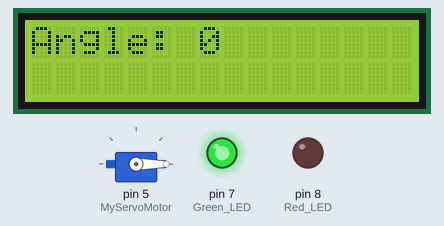
Bench run of a sketch on a simulated Arduino Uno, built with avr-gcc and run on an emulated ATmega328P. Parts: servo, 16×2 character LCD, output pins drawn as LEDs (lit = HIGH). What the sketch prints to the serial monitor is not drawn.

Above: at 0.08 s.
At 2.19 s:
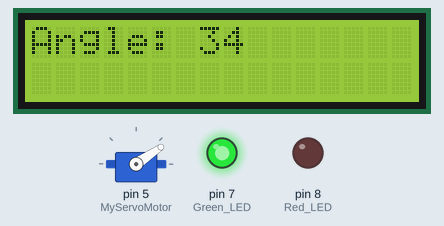
At 4.31 s:
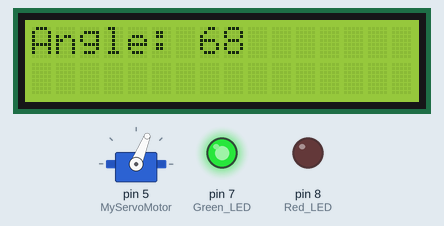
At 8.55 s:
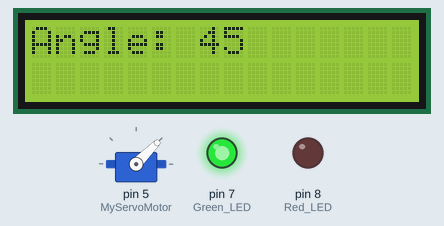
At 12.81 s:
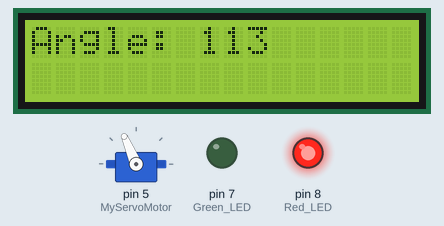
At 16.99 s:
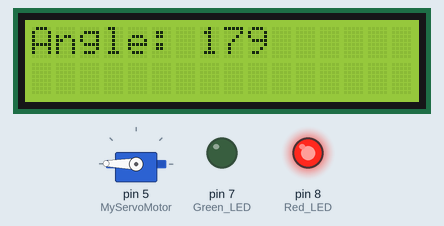
Timing chart, 0 to 40.0 s (numbered marks = the images above):
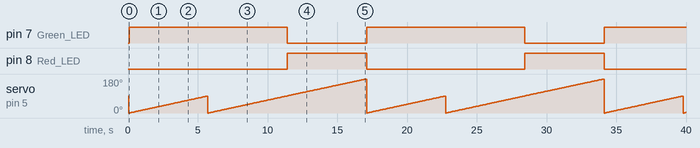

The sketch:

SERVO-MOTOR-LCD.ino
```cpp
#include <Servo.h>
#include <LiquidCrystal_I2C.h>

Servo MyServoMotor;
LiquidCrystal_I2C lcd(0x27, 16, 2); // Initialize the LCD with I2C address 0x27 and 16x2 characters

int a; // The degree where the arm is positioning

void setup() {
    Serial.begin(9600); // Initialize serial communication
    MyServoMotor.attach(5); // Attach the servo motor to pin 5
    pinMode(7, OUTPUT); // Green LED
    pinMode(8, OUTPUT); // Red LED
    lcd.init(); // Initialize the LCD
    lcd.backlight(); // Turn on the backlight
}

void loop() {
    movingServoMotor90Degree();
    movingServoMotor180Degree();
}

void movingServoMotor180Degree() {
    for (a = 0; a <= 180; a += 1) {
        MyServoMotor.write(a);
        Serial.println(a);

        // Update LCD with the current angle
        lcd.clear(); // Clear previous content
        lcd.setCursor(0, 0); // Set cursor to the first row
        lcd.print("Angle: ");
        lcd.print(a);

        if (a > 90) {
            digitalWrite(8, HIGH); // Turn on Red LED
            digitalWrite(7, LOW);  // Turn off Green LED
        } else {
            digitalWrite(7, HIGH); // Turn on Green LED
            digitalWrite(8, LOW);  // Turn off Red LED
        }
         delay(50);
    }


}

void movingServoMotor90Degree() {
    for (a = 0; a <= 90; a += 1) {
        MyServoMotor.write(a);
        Serial.println(a);

        // Update LCD with the current angle
        lcd.clear(); // Clear previous content
        lcd.setCursor(0, 0); // Set cursor to the first row
        lcd.print("Angle: ");
        lcd.print(a);

        if (a < 90) {
            digitalWrite(7, HIGH); // Turn on Green LED
            digitalWrite(8, LOW);  // Turn off Red LED
        }
         delay(50);
    }


}
```

Measured:
- by itself, pin 7 (Green_LED): alternates HIGH for 11.3 s and LOW for 5.7 s
- by itself, pin 8 (Red_LED): alternates HIGH for 5.7 s and LOW for 11.3 s
